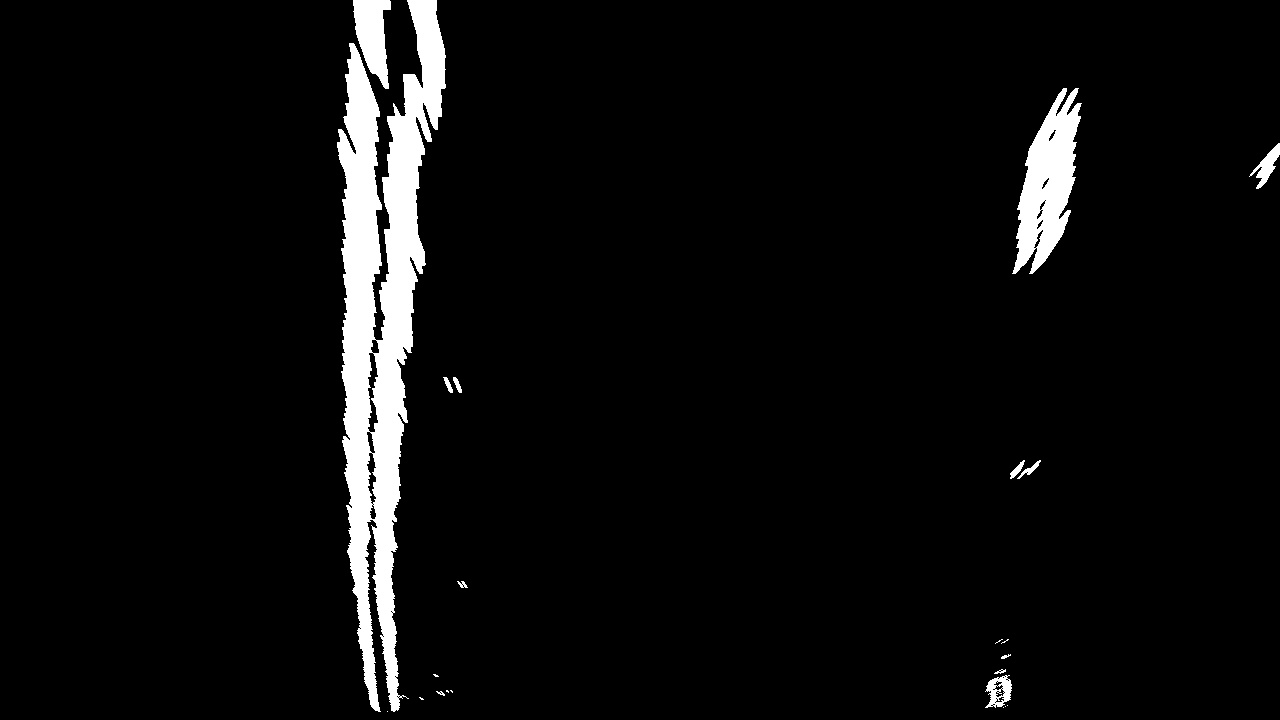
#> input picture output_images/test_images_undistored/out/test1_warpped.jpg, 1280 x 720 px
$ python sliding_window.py   (Python 2 division)   (older library calls are emulated)
#> lines starting #> are read from the running program, lines starting #| are printed output that depends on the picture; after the words box and inside, x2 and y2 are one past the last pixel; in counts of white or black regions, pixels touching at a corner belong together
import numpy as np
import cv2
import matplotlib.pyplot as plt
import matplotlib.pyplot as plt
import matplotlib.image as mpimg


binary_warped = mpimg.imread('test1_warpped.jpg')
#> binary_warped is the input picture: shape (720, 1280); min 0, max 255, mean 12.5

# Assuming you have created a warped binary image called "binary_warped"
# Take a histogram of the bottom half of the image
histogram = np.sum(binary_warped[binary_warped.shape[0]/2:,:], axis=0)
#> histogram = 1280 values, max 88176 at index 391, min 0 at index 0, mean 2937.4
# Create an output image to draw on and  visualize the result
out_img   = np.dstack((binary_warped, binary_warped, binary_warped))*255
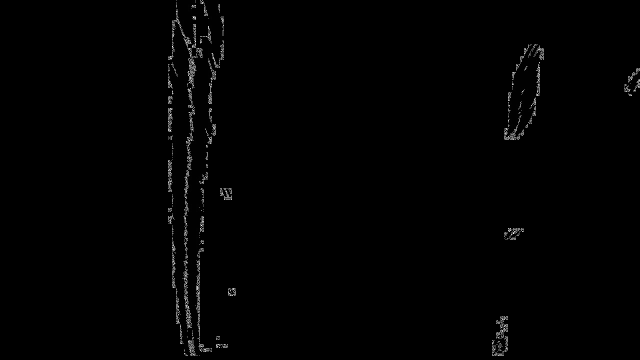
#> out_img: shape (720, 1280, 3) (shown at 1/2 size); min 0, max 255, mean 2
# Find the peak of the left and right halves of the histogram
# These will be the starting point for the left and right lines
midpoint    = np.int(histogram.shape[0]/2)
leftx_base  = np.argmax(histogram[:midpoint])
#> leftx_base = 391
rightx_base = np.argmax(histogram[midpoint:]) + midpoint
#> rightx_base = 1005

# Choose the number of sliding windows
nwindows      = 9
# Set height of windows
window_height = np.int(binary_warped.shape[0]/nwindows)
# Identify the x and y positions of all nonzero pixels in the image
nonzero  = binary_warped.nonzero()
#> nonzero = 52122 positions, rows 0 to 711, columns 336 to 1279
nonzeroy = np.array(nonzero[0])
nonzerox = np.array(nonzero[1])

# Current positions to be updated for each window
leftx_current  = leftx_base
#> leftx_current = 391
rightx_current = rightx_base
#> rightx_current = 1005
# Set the width of the windows +/- margin
margin = 100
# Set minimum number of pixels found to recenter window
minpix = 50
# Create empty lists to receive left and right lane pixel indices
left_lane_inds  = []
right_lane_inds = []

# Step through the windows one by one
for window in range(nwindows):
    # Identify window boundaries in x and y (and right and left)
    win_y_low  = binary_warped.shape[0] - (window+1)*window_height
    win_y_high = binary_warped.shape[0] - window*window_height

    win_xleft_low   = leftx_current  - margin
    win_xleft_high  = leftx_current  + margin

    win_xright_low  = rightx_current - margin
    win_xright_high = rightx_current + margin

    # Draw the windows on the visualization image
    cv2.rectangle(out_img, (win_xleft_low,  win_y_low), (win_xleft_high,  win_y_high), (0,255,0), 2)
    cv2.rectangle(out_img, (win_xright_low, win_y_low), (win_xright_high, win_y_high), (0,255,0), 2)

    # Identify the nonzero pixels in x and y within the window
    good_left_inds  = ((nonzeroy >= win_y_low) & (nonzeroy < win_y_high) & (nonzerox >= win_xleft_low) & (nonzerox < win_xleft_high)).nonzero()[0]
    good_right_inds = ((nonzeroy >= win_y_low) & (nonzeroy < win_y_high) & (nonzerox >= win_xright_low) & (nonzerox < win_xright_high)).nonzero()[0]

    # Append these indices to the lists
    left_lane_inds.append(good_left_inds)
    right_lane_inds.append(good_right_inds)

    # If you found > minpix pixels, recenter next window on their mean position
    if len(good_left_inds) > minpix:
        leftx_current = np.int(np.mean(nonzerox[good_left_inds]))

    if len(good_right_inds) > minpix:
        rightx_current = np.int(np.mean(nonzerox[good_right_inds]))
#> this loop made 9 passes
#> (win_xleft_low, win_xleft_high, win_xright_low, win_xright_high, leftx_current, rightx_current) on passes 1, 2, 4, 6, 7, 8: (291, 491, 905, 1105, 385, 1000), (285, 485, 900, 1100, 377, 1007), (272, 472, 907, 1107, 373, 1024), (278, 478, 924, 1124, 381, 1031), (281, 481, 931, 1131, 380, 1045), (280, 480, 945, 1145, 389, 1057)
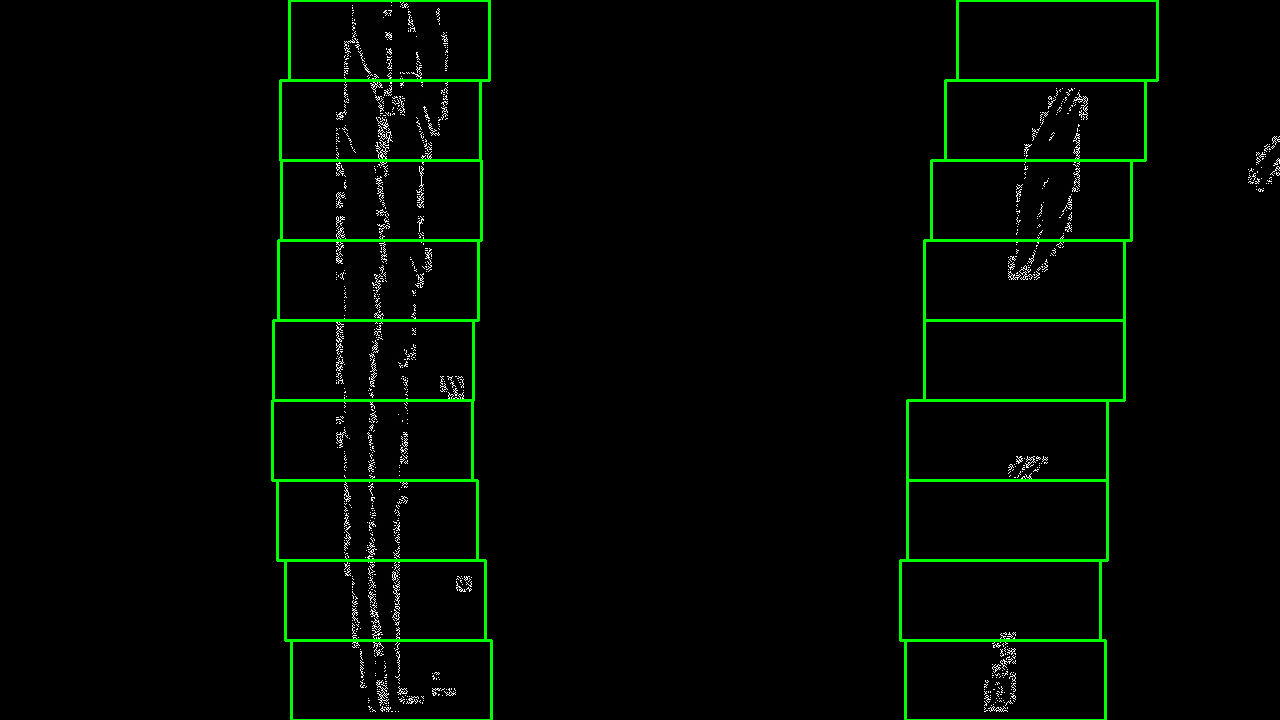
#> out_img: shape (720, 1280, 3); 2.12% of pixels changed, all inside (x1, y1, x2, y2) = (271, 0, 1159, 720); drawn as R, G, B
#> after the loop, left_lane_inds = 9 items; right_lane_inds = 9 items

# Concatenate the arrays of indices
left_lane_inds  = np.concatenate(left_lane_inds)
right_lane_inds = np.concatenate(right_lane_inds)
#> right_lane_inds = 9226 values, max 52121 at index 992, min 5901 at index 6582, mean 22422.5

# Extract left and right line pixel positions
leftx  = nonzerox[left_lane_inds]
lefty  = nonzeroy[left_lane_inds]

rightx = nonzerox[right_lane_inds]
#> rightx = 9226 values, max 1087 at index 6782, min 984 at index 426, mean 1041.4
righty = nonzeroy[right_lane_inds]
#> righty = 9226 values, max 711 at index 985, min 88 at index 6582, mean 252.1

# Fit a second order polynomial to each
left_fit  = np.polyfit(lefty,  leftx,  2)
#> left_fit = [0.00013, -0.115, 400.3]
right_fit = np.polyfit(righty, rightx, 2)
#> right_fit = [0.000143, -0.217, 1082.9]

# Visualization
# At this point, you're done! But here is how you can visualize the result as well:
ploty      = np.linspace(0, binary_warped.shape[0]-1, binary_warped.shape[0] )
left_fitx  = left_fit[0]*ploty**2  + left_fit[1]*ploty  + left_fit[2]
#> left_fitx = 720 values, max 400.3 at index 0, min 375 at index 441, mean 381.5
right_fitx = right_fit[0]*ploty**2 + right_fit[1]*ploty + right_fit[2]
#> right_fitx = 720 values, max 1082.9 at index 0, min 1001 at index 719, mean 1029.6

out_img[nonzeroy[left_lane_inds],  nonzerox[left_lane_inds]]  = [255, 0, 0]
out_img[nonzeroy[right_lane_inds], nonzerox[right_lane_inds]] = [0, 0, 255]
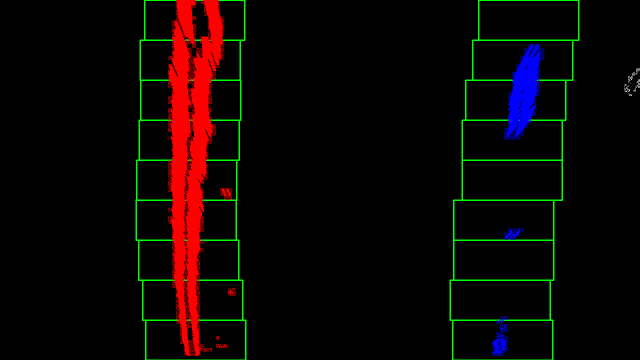
#> out_img: shape (720, 1280, 3) (shown at 1/2 size); mean of channels 0, 1, 2 11.7, 4.9, 2.6; drawn as R, G, B

plt.imshow(out_img)
plt.plot(left_fitx, ploty, color='yellow')
plt.plot(right_fitx, ploty, color='yellow')
plt.xlim(0, 1280)
plt.ylim(720, 0)
plt.show()
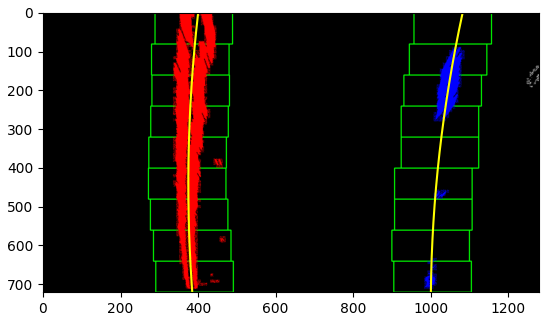
#> figure drawn by matplotlib, 1 panel

# Skip the sliding windows step once you know where the lines are
# Now you know where the lines are you have a fit!
# In the next frame of video you don't need to do a blind search again,
#  but instead you can just search in a margin around the previous line position like this:
# Assume you now have a new warped binary image
# from the next frame of video (also called "binary_warped")
# It's now much easier to find line pixels!
if False:
    nonzero = binary_warped.nonzero()
    nonzeroy = np.array(nonzero[0])
    nonzerox = np.array(nonzero[1])
    margin = 100
    left_lane_inds = ((nonzerox > (left_fit[0]*(nonzeroy**2) + left_fit[1]*nonzeroy + left_fit[2] - margin)) & (nonzerox < (left_fit[0]*(nonzeroy**2) + left_fit[1]*nonzeroy + left_fit[2] + margin)))
    right_lane_inds = ((nonzerox > (right_fit[0]*(nonzeroy**2) + right_fit[1]*nonzeroy + right_fit[2] - margin)) & (nonzerox < (right_fit[0]*(nonzeroy**2) + right_fit[1]*nonzeroy + right_fit[2] + margin)))

    # Again, extract left and right line pixel positions
    leftx = nonzerox[left_lane_inds]
    lefty = nonzeroy[left_lane_inds]
    rightx = nonzerox[right_lane_inds]
    righty = nonzeroy[right_lane_inds]
    # Fit a second order polynomial to each
    left_fit = np.polyfit(lefty, leftx, 2)
    right_fit = np.polyfit(righty, rightx, 2)
    # Generate x and y values for plotting
    ploty = np.linspace(0, binary_warped.shape[0]-1, binary_warped.shape[0] )
    left_fitx = left_fit[0]*ploty**2 + left_fit[1]*ploty + left_fit[2]
    right_fitx = right_fit[0]*ploty**2 + right_fit[1]*ploty + right_fit[2]

    # And you're done! But let's visualize the result here as well

    # Create an image to draw on and an image to show the selection window
    out_img = np.dstack((binary_warped, binary_warped, binary_warped))*255
    window_img = np.zeros_like(out_img)
    # Color in left and right line pixels
    out_img[nonzeroy[left_lane_inds], nonzerox[left_lane_inds]] = [255, 0, 0]
    out_img[nonzeroy[right_lane_inds], nonzerox[right_lane_inds]] = [0, 0, 255]

    # Generate a polygon to illustrate the search window area
    # And recast the x and y points into usable format for cv2.fillPoly()
    left_line_window1 = np.array([np.transpose(np.vstack([left_fitx-margin, ploty]))])
    left_line_window2 = np.array([np.flipud(np.transpose(np.vstack([left_fitx+margin, ploty])))])
    left_line_pts = np.hstack((left_line_window1, left_line_window2))
    right_line_window1 = np.array([np.transpose(np.vstack([right_fitx-margin, ploty]))])
    right_line_window2 = np.array([np.flipud(np.transpose(np.vstack([right_fitx+margin, ploty])))])
    right_line_pts = np.hstack((right_line_window1, right_line_window2))

    # Draw the lane onto the warped blank image
    cv2.fillPoly(window_img, np.int_([left_line_pts]), (0,255, 0))
    cv2.fillPoly(window_img, np.int_([right_line_pts]), (0,255, 0))
    result = cv2.addWeighted(out_img, 1, window_img, 0.3, 0)
    plt.imshow(result)
    plt.plot(left_fitx, ploty, color='yellow')
    plt.plot(right_fitx, ploty, color='yellow')
    plt.xlim(0, 1280)
    plt.ylim(720, 0)

$ run again, with output_images/test_images_undistored/out/test2_warpped.jpg copied over output_images/test_images_undistored/out/test1_warpped.jpg
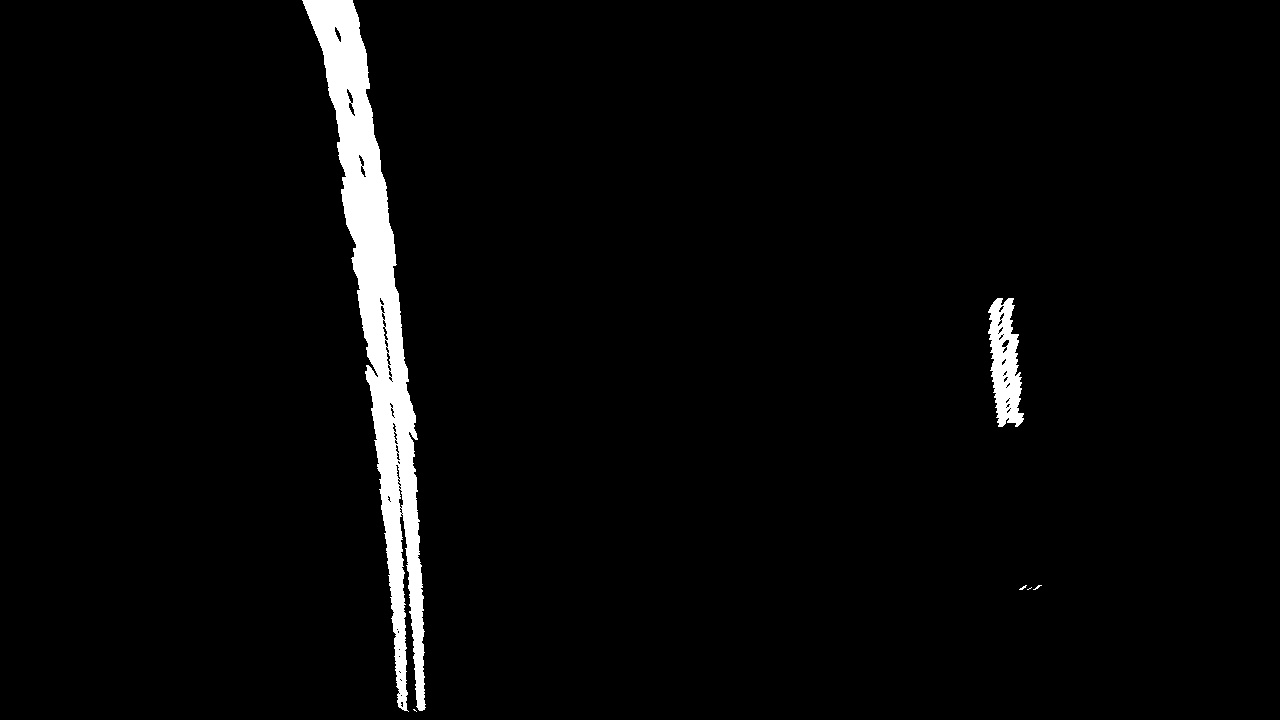
#> input picture output_images/test_images_undistored/out/test2_warpped.jpg, 1280 x 720 px
#> binary_warped is the input picture: shape (720, 1280); min 0, max 255, mean 7.7
#> histogram = 1280 values, max 83272 at index 399, min 0 at index 0, mean 2405.1
#> leftx_base = 399
#> rightx_base = 1000
#> nonzero = 31705 positions, rows 0 to 711, columns 296 to 1047
#> `leftx_current  = leftx_base`: leftx_current = 399
#> `rightx_current = rightx_base`: rightx_current = 1000
#> the loop `for window in range(nwindows):` made 9 passes
#> (win_xleft_low, win_xleft_high, win_xright_low, win_xright_high, leftx_current, rightx_current) on passes 2, 4, 5, 6: (309, 509, 900, 1100, 405, 1031), (300, 500, 931, 1131, 394, 1007), (294, 494, 907, 1107, 385, 1004), (285, 485, 904, 1104, 376, 1000)
#> after the loop `for window in range(nwindows):`:
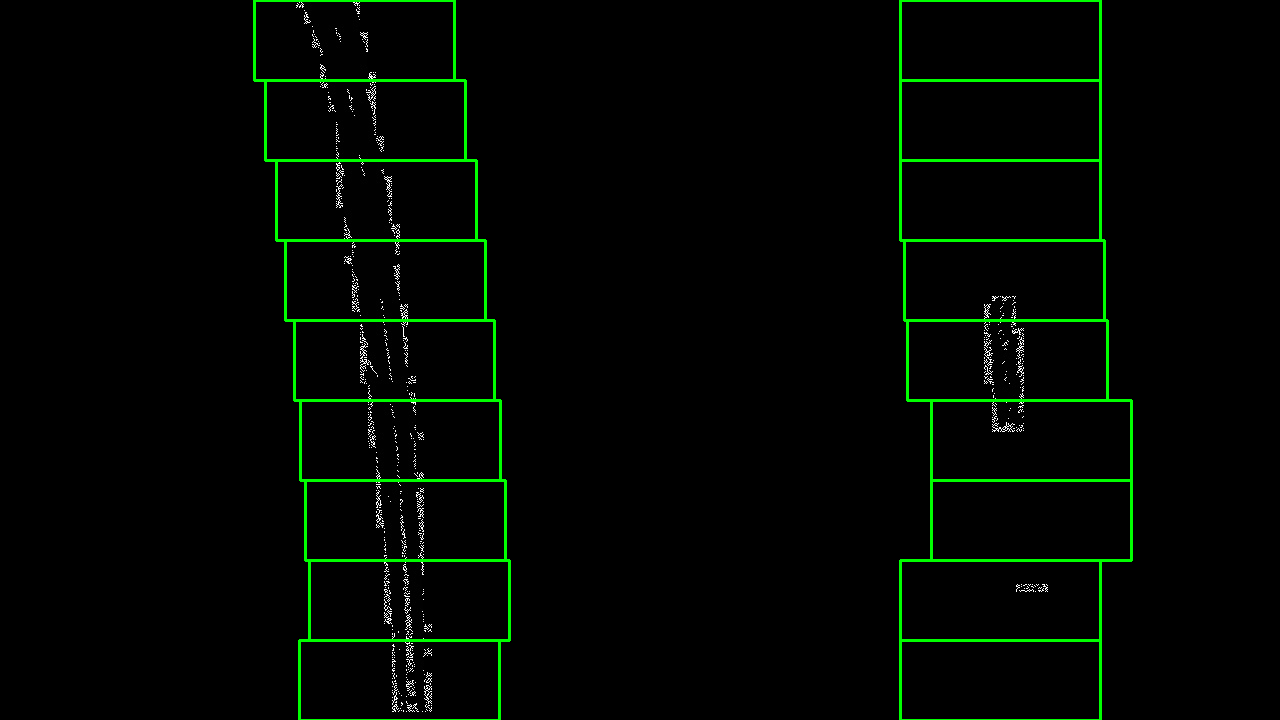
#> out_img: shape (720, 1280, 3); mean of channels 0, 1, 2 1, 6.5, 1; drawn as R, G, B
#> after the loop `for window in range(nwindows):`: left_lane_inds = 9 items
#> `right_lane_inds = np.concatenate(right_lane_inds)`: right_lane_inds = 3751 values, max 28454 at index 121, min 13253 at index 3211, mean 18202.7
#> rightx = 3751 values, max 1047 at index 28, min 984 at index 885, mean 1005.2
#> righty = 3751 values, max 591 at index 111, min 296 at index 3211, mean 370.7
#> left_fit = [-0.000113, 0.191, 331.8]
#> right_fit = [0.000239, -0.107, 1011.2]
#> left_fitx = 720 values from 331.8 to 410.9
#> right_fitx = 720 values, max 1058.2 at index 719, min 999.3 at index 223, mean 1014.1
#> `plt.show()`:
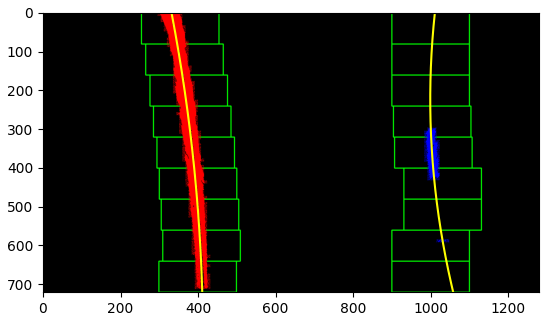
#> figure drawn by matplotlib, 1 panel
